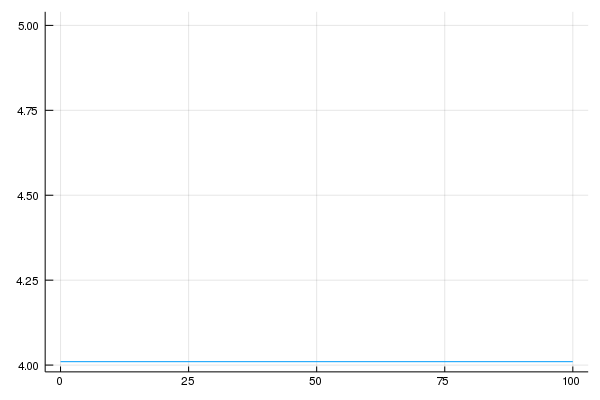

Julia code for this plot:
using Plots;gr()

f(x)=exp(-x)
df(x)=-exp(-x)

function diffF(func,node,h)
    diff=(func(node+h)-func(node))/h
    return diff
end
function diffC(func,node,h)
    diff=(func(node+h/2)-func(node-h/2))/h
    return diff
end
function divide(node)
    step=10^(-2)
    while true
        F=diffF(f,node,step)
        C=diffC(f,node,step)
        errF=abs(F-df(node))
        errC=abs(C-df(node))
        if errC>errF
            break
        end
        step+=1
    end
    print("The target point is ",node,", the dividing point is ",step,"\n")
    return step
end
function main()
    nodes=[i for i=0:10:100]
    steps=similar(nodes,Float64)
    for i=1:length(nodes)
        steps[i]=divide(nodes[i])
    end
    plot(nodes,steps,legend=false)
    png(joinpath(@__DIR__,"Problem_2.png"))
end
main()
